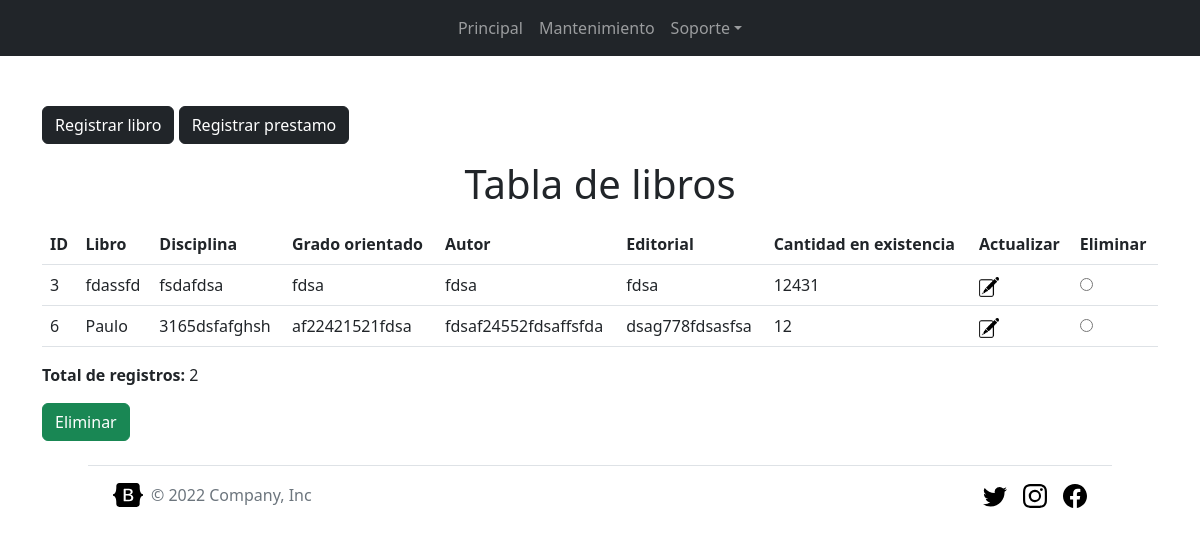
Screenshot of /Views/table_book.php with the database file from the repository.
### tables this page shows
CREATE TABLE `register_books` (
  `id_book` int(11) NOT NULL,
  `title_book` varchar(255) NOT NULL,
  `discipline_book` varchar(255) NOT NULL,
  `level_book` varchar(255) NOT NULL,
  `author_book` varchar(255) NOT NULL,
  `editorial_book` varchar(255) NOT NULL,
  `amount_book` int(100) NOT NULL
);

### Controllers/Book_Controller.php (called while the page is built, shortened)
<?php
require_once("../Models/book_model.php");
class Book_Controller{
    private $book;
    public function __construct(){
        $this->book = new book_model();
    }
    public function read(){
        return $this->book->read();
    }
}

### Models/book_model.php (called while the page is built, shortened)
<?php
require_once("Model.php");
class book_model extends Model
{
    public function read($id = "")
    {
        if ($id != "") {
            $query = "SELECT * FROM register_books WHERE id_book = $id";
        } else {
            $query = "SELECT * FROM register_books";
        }
        $results = $this->get_query($query);
        array_pop($results);
        return $results;
    }
}

### Models/Model.php (called while the page is built, shortened)
<?php
abstract class Model {
    private static $db_host = "localhost";
    private static $db_user = "root";
    private static $db_pass = "";
    private static $db_charset = "utf8";
    private static $db_name = "loan_system";
    private $conn;
    protected $rows = [];
    private function db_open(){
        $this->conn = new mysqli(
            self::$db_host,
            self::$db_user,
            self::$db_pass,
            self::$db_name
        );
        $this->conn->set_charset(self::$db_charset);
    }
    protected function get_query($query){
        $result = $this->conn->query($query);
        while($this->rows[] = $result->fetch_assoc());
        return $this->rows;
    }
}

### Views/table_book.php (the view, shortened to what this page needs)
<?php
require('../Controllers/Book_Controller.php');
$controller = new Book_Controller();
$books_array = $controller->read();
?>
<?php include('./header.php'); ?>
<?php include('./nav-bar.php') ?>
<main class="container">
    <a href="register-book.php" class="btn btn-dark">Registrar libro</a>
    <a href="register-lend.php" class="btn btn-dark">Registrar prestamo</a>
    <h1 class="text-center m-3">Tabla de libros</h1>
    <?php
    $num = count($books_array);
    echo "<form method='post'>
            <table class='table'>
                <thead>
                    <th>ID</th>
                    <th>Libro</th>
                    <th>Disciplina</th>
                    <th>Grado orientado</th>
                    <th>Autor</th>
                    <th>Editorial</th>
                    <th>Cantidad en existencia</th>
                    <th>Actualizar</th>
                    <th>Eliminar</th>
                </thead>";
    for ($i = 0; $i < $num; $i++) {
        echo "<tr>
                        <td>" . $books_array[$i]["id_book"] . "</td>
                        <td>" . $books_array[$i]["title_book"] . "</td>
                        <td>" . $books_array[$i]["discipline_book"] . "</td>
                        <td>" . $books_array[$i]["level_book"] . "</td>
                        <td>" . $books_array[$i]["author_book"] . "</td>
                        <td>" . $books_array[$i]["editorial_book"] . "</td>
                        <td>" . $books_array[$i]["amount_book"] . "</td>
                        <td>"; ?><a href="update_book.php?id=<?php echo $i ?>" class="boton1"><img src="../public/images/marcador.png" id="marcador" class="icono" height="20px" width="20px"></a></td>
    <?php echo "<td><input type='radio' value=" . $books_array[$i]["id_book"] . " name='delete'></td>
                    </tr>";
    }
    ?>
    </table>
    <p class="p-style"> <b>Total de registros:</b> <?php echo "$num"; ?></p>
    <input type="submit" class="btn btn-success btn-block" value="Eliminar" name="submit-delete">
    </form>
</main>
<?php include('./footer.php'); ?>

### rows the page displays
register_books: id_book "3", title_book "fdassfd", discipline_book "fsdafdsa", level_book "fdsa", author_book "fdsa", editorial_book "fdsa", amount_book "12431"
register_books: id_book "6", title_book "Paulo", discipline_book "3165dsfafghsh", level_book "af22421521fdsa", author_book "fdsaf24552fdsaffsfda", editorial_book "dsag778fdsasfsa", amount_book "12"

### other values shown
$num "2"
